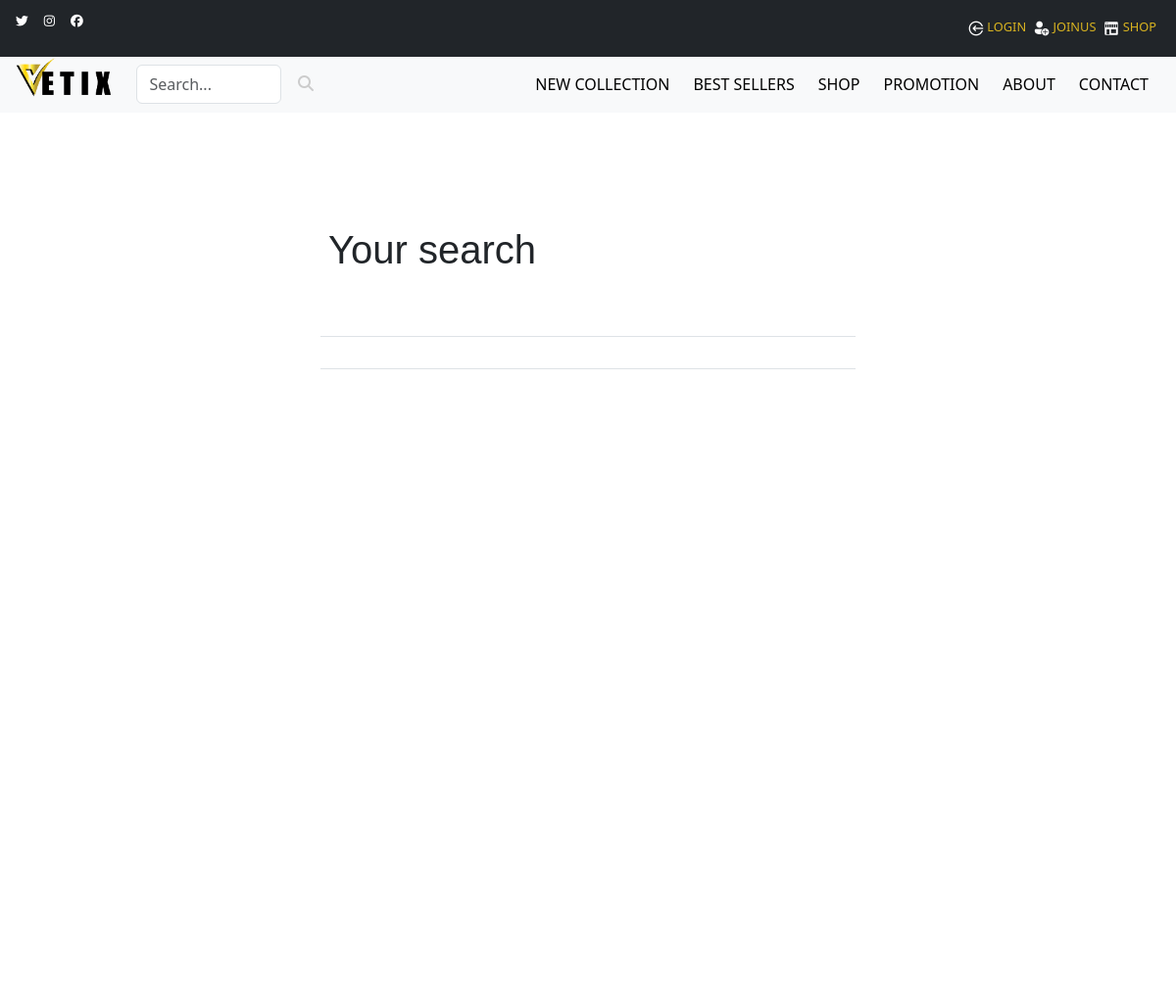
Page /search.php (upper part) on the earlier database version.
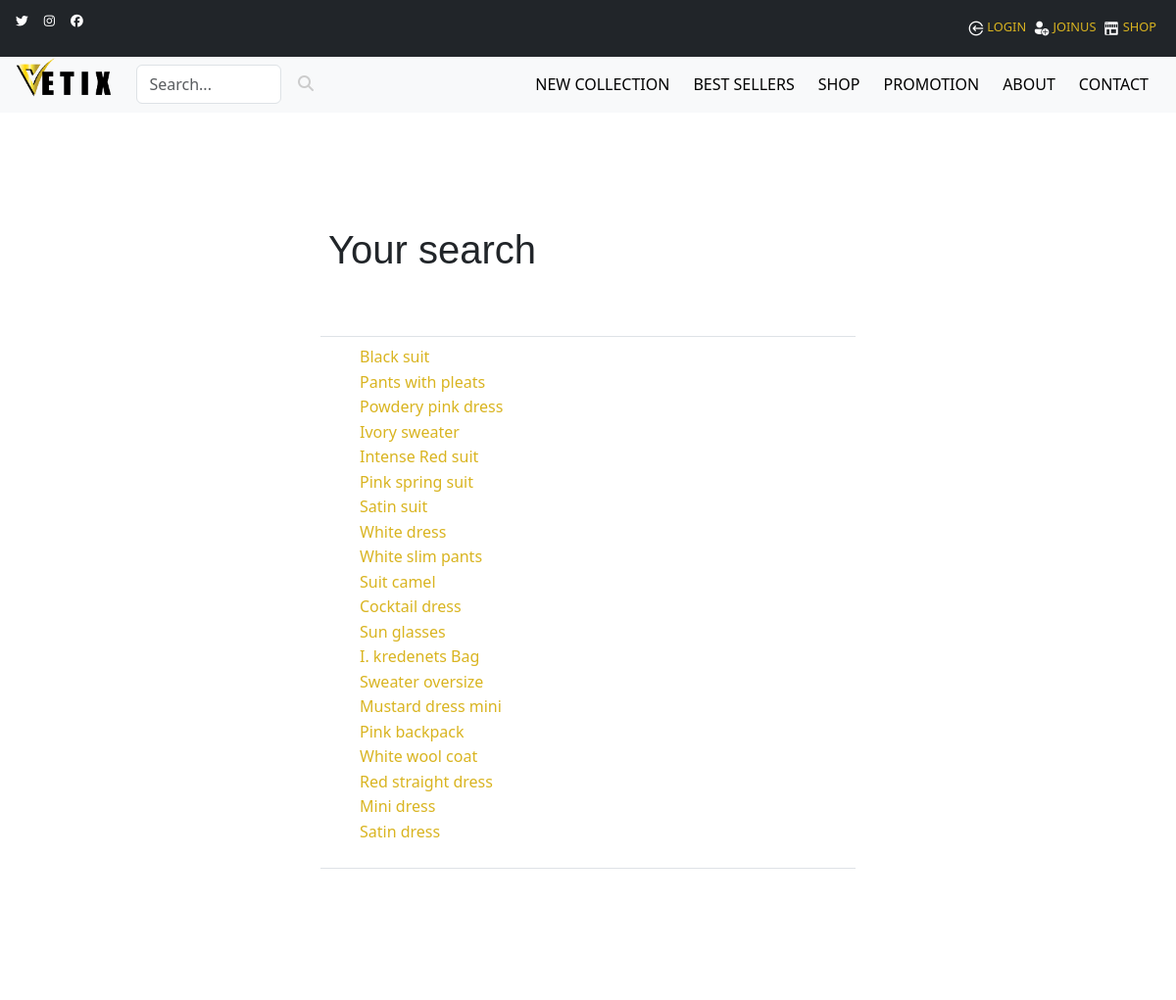
Same page on the later database version.
### tables this page shows
CREATE TABLE IF NOT EXISTS `product` (
  `id_product` int(11) NOT NULL AUTO_INCREMENT,
  `title` varchar(255) NOT NULL,
  `description` text NOT NULL,
  `image` varchar(255) NOT NULL,
  `image_1` varchar(255) NOT NULL,
  `image_2` varchar(255) NOT NULL,
  `price` int(11) NOT NULL,
  `best_sellers` tinyint(1) NOT NULL DEFAULT '0',
  `new_collection` tinyint(1) NOT NULL DEFAULT '0',
  `promotion` tinyint(1) NOT NULL DEFAULT '0',
  `promotion_percentage` int(11) DEFAULT NULL,
  PRIMARY KEY (`id_product`)
);

### inc/class/Model.php (called while the page is built, shortened)
<?php
abstract class Model
{
    public function __construct()
    {
        $host = 'localhost';
        $dbname = 'boutique';
        $dbUser = 'root';
        $dbPass = '';
        try {
            $this->bdd = new PDO("mysql:host=$host;dbname=$dbname;charset=utf8", $dbUser, $dbPass);
        } catch (PDOException $e) {
            echo "Erreur : " . $e->getMessage();
            die();
        }
    }
}

### inc/php/callToClasses.php (called while the page is built, shortened)
<?php
require_once 'inc/class/User.php';
require_once 'inc/class/Product.php';
$user = new User();
$product = new Product();
?>

### inc/class/User.php (called while the page is built, shortened)
<?php
require_once 'Model.php';
class User extends Model
{
    private $role;
    public function isAdmin()
    {
        if ($this->role === "admin") {
            return true;
        } else {
            return false;
        }
    }
    public function isLogged()
    {
        if (isset($_SESSION['user'])) {
            return true;
        } else {
            return false;
        }
    }
}

### inc/class/Product.php (called while the page is built, shortened)
<?php
require_once "Model.php";
class Product extends Model
{
    protected $bdd;
    public function searchProducts($search)
    {
        $search = htmlspecialchars($search) . "%";
        $query = $this->bdd->prepare("SELECT id_product, title FROM product WHERE title LIKE :search LIMIT 0,20;");
        $query->execute([':search' => $search]);
        $result = $query->fetchAll(PDO::FETCH_ASSOC);
        return $result;
    }
}

### search.php (the view, shortened to what this page needs)
<?php require_once 'inc/php/callToClasses.php'; ?>
<!DOCTYPE html>
<html lang="en">
<head>
    <link rel="stylesheet" href="inc/css/style.css">
    <link rel="stylesheet" href="https://cdn.jsdelivr.net/npm/bootstrap@5.3.0-alpha3/dist/css/bootstrap.min.css">
</head>
<body>
    <div class="wrapper">
        <?php include 'inc/header.php'; ?>
        <main class="container min-vh-100 justify-content-center align-items-center">
            <section class="row ">
                <div class="col-md-6 m-auto">
                    <table class="table table-hover bg-light">
                        <thead>
                            <tr>
                                <th scope="col text-white"><h2 class="py-5">Your search</h2></th>
                            </tr>
                        </thead>
                        <tbody>
                            <?php
                            $search = $_GET['search'];
                            $results = $product->searchProducts($search);
                            ?>
                            <tr>
                                <td>
                                    <ul>
                                        <li class="list-unstyled">
                                            <?php foreach ($results as $result): ?>
                                                <a href="product.php?id=<?= $result['id_product'] ?>"> <?=$result['title'] ?></a>
                                            <?php endforeach; ?>
                                        </li>
                                    </ul>
                                </td>
                            </tr>
                        </tbody>
                    </table>
                </div>
            </section>
        </main>
    </div>
</body>
</html>

### inc/header.php (shortened to what this page needs)
<header class="header bg-light">
    <nav class="topmenu navbar navbar-black bg-dark d-flex justify-content-between">
        <div class="align-content-center">
            <ul class="list-unstyled d-flex">
                <li class="ms-3"><a class="link-body-emphasis" href="#"><i class="fab fa-twitter text-white"></i></a></li>
                <li class="ms-3"><a class="link-body-emphasis" href="#"><i class="fab fa-instagram text-white"></i></a></li>
                <li class="ms-3"><a class="link-body-emphasis" href="#"><i class="fab fa-facebook text-white"></i></a></li>
            </ul>
        </div>
        <div class="vertical-align-middle  lg-6 md-6 sm-12">
            <?php
            if ($user->isAdmin()) { ?>
                <ul class="navbar-nav flex-row px-3">
                    <li class="nav-item px-1 currentUser">
                        <a class="nav-link" href="profile.php" id="currentUser"><img src="inc/img/icons/user.png" />&nbsp;<?= $user->getLogin() ?></a>
                    </li>
                    <li class="nav-item px-1">
                        <a class="nav-link" href="admin.php"><img src="inc/img/icons/admin.png"> Admin</a>
                    </li>
                    <li class="nav-item px-1" id="deconnexion">
                        <a class="nav-link" href="index.php?logout=true"><img src="inc/img/icons/logout.png"> LogOut</a>
                    </li>
                    <li class="nav-item px-1">
                        <a class="nav-link" href="shop.php"><img src="inc/img/icons/shop.png"> Shop</a>
                    </li>
                    <li class="nav-item px-1">
                        <a class="nav-link" href="cart.php"><img src="inc/img/icons/bag.png"> Cart</a>
                    </li>
                </ul>
            <?php
            } else { ?>
                <ul class="navbar-nav flex-row px-3">
                    <li class="nav-item px-1">
                        <a class="nav-link" href="authentification.php?choice=login"><img src="inc/img/icons/login.png"> Login</a>
                    </li>
                    <li class="nav-item px-1">
                        <a class="nav-link" href="authentification.php?choice=register"><img src="inc/img/icons/join.png"> JoinUs</a>
                    </li>
                    <li class="nav-item px-1">
                        <a class="nav-link" href="shop.php"><img src="inc/img/icons/shop.png"> Shop</a>
                    </li>
                </ul>
            <?php
            } ?>
        </div>
    </nav>
    <nav id="mainmenu" class="mainmenu navbar navbar-expand-md navbar-light bg-light justify-content-end px-3">
        <a class="navbar-brand" href="index.php"><img src="inc/img/design/logo_bk.png" alt="logo" height="40px"></a>
        <div class="d-flex vertical-align-bottom col mx-2">
            <form class="d-flex w-100" method="get" action="search.php">
                <input id="search" class="form-control me-sm-1" type="text" name="search" placeholder="Search..." autocomplete="off">
                <button class="btn btn-transparent text-white my-sm-0" type="submit"><i class="fas fa-search"></i></button>
            </form>
        </div>
        <div class="collapse navbar-collapse" id="navbarNav">
            <ul class="navbar-nav ms-auto mb-2 mb-lg-0">
                <li class="nav-item px-1">
                    <a class="nav-link" href="shop.php?category_id=7" data-id="7">New Collection</a>
                </li>
                <li class="nav-item px-1">
                    <a class="nav-link" href="shop.php?category_id=2" data-id="2">Best Sellers</a>
                </li>
                <li class="nav-item px-1">
                    <a class="nav-link" href="shop.php">Shop</a>
                </li>
                <li class="nav-item px-1">
                    <a class="nav-link" href="shop.php?category_id=8" data-id="8">Promotion</a>
                </li>
                <li class="nav-item px-1">
                    <a class="nav-link" href="about.php">About</a>
                </li>
                <li class="nav-item px-1">
                    <a class="nav-link" href="contact.php">Contact</a>
                </li>
            </ul>
        </div>
    </nav>
</header>

### inc/css/style.css (style rules this page uses)
* { box-sizing: border-box; margin: 0; padding: 0; }
body { font-family: 'Open Sans', sans-serif; background-color: #fff; overflow-x : hidden; }
main { margin-top: 5%!important; width: 100%; min-height: 100vh; }
.container { width: 80%; margin: 0 auto; padding: 0; }
h2 { font-family: 'Montserrat', sans-serif; font-size: 40px!important; font-weight: 300!important; margin: 0 0 20px 0; }
a { color: #d9b420!important; text-decoration: none!important; transition: all 0.3s ease-in-out; }
nav li { text-align: center; text-transform: uppercase; }
li > a:after { content: ''; display: block; height: 1.5px; background: #fdd162; transform: scaleX(0); transition: transform .3s; }
.navbar-brand { margin-top: -15px; }
.fa-search { margin-bottom: 6px; color:#ccc; }
.topmenu, .categmenu { display: block; height: auto; width: 100%; top: 0; }
.topmenu a { color: #d9b420!important; font-size: .8em; }
.mainmenu { display: block; width: 100%; top: 0; z-index: 999; }
.mainmenu a { color: #000!important; }

Differences in the rows shown:
added product: title "Black suit"
added product: title "Pants with pleats"
added product: title "Powdery pink dress"
added product: title "Ivory sweater"
added product: title "Intense Red suit"
added product: title "Pink spring suit"
added product: title "Satin suit"
added product: title "White dress"
added product: title "White slim pants"
added product: title "Suit camel"
added product: title "Cocktail dress"
added product: title "Sun glasses"
added product: title "I. kredenets Bag"
added product: title "Sweater oversize"
added product: title "Mustard dress mini"
added product: title "Pink backpack"
added product: title "White wool coat"
added product: title "Red straight dress"
added product: title "Mini dress"
added product: title "Satin dress"
